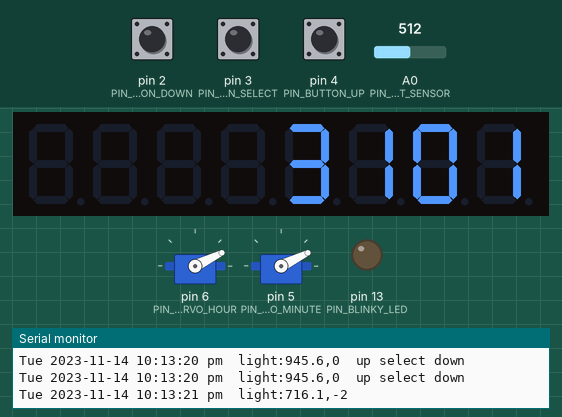
Recording of a sketch running on a simulated Arduino Uno, built with avr-gcc and run on an emulated ATmega328P. On the bench: 2 × servo, 8-digit seven-segment display, output pins drawn as LEDs (lit = HIGH), the last lines printed to the serial monitor. The inputs (shaded band) are chosen by the test bench; at power-on: pin 3 (PIN_BUTTON_SELECT) LOW, pin 2 (PIN_BUTTON_DOWN) LOW, pin 4 (PIN_BUTTON_UP) LOW, A0 (PIN_LIGHT_SENSOR) = 512. The local clock reads 2024-03-15 10:24:30 at power-on unless the sketch sets it; EEPROM starts erased.

Above: at 1.2 s.
1.3 s: pin 3 (PIN_BUTTON_SELECT) pulled HIGH for 0.15 s
At 1.86 s:
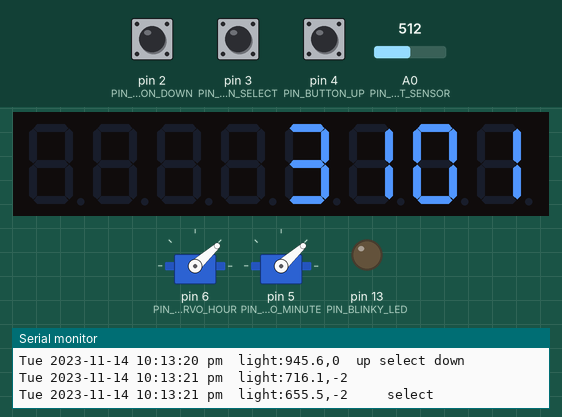
2.0 s: pin 2 (PIN_BUTTON_DOWN) pulled HIGH for 0.15 s
At 2.66 s:
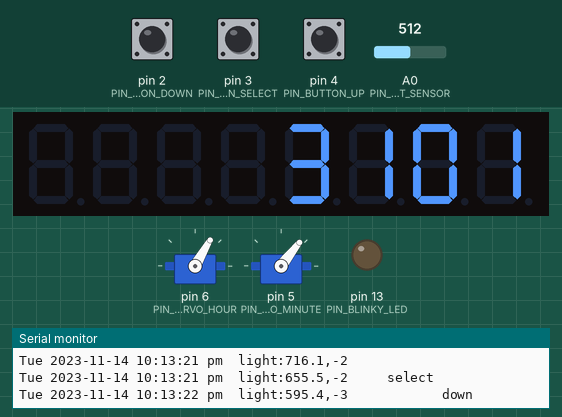
2.7 s: pin 4 (PIN_BUTTON_UP) pulled HIGH for 0.15 s
At 4.3 s:
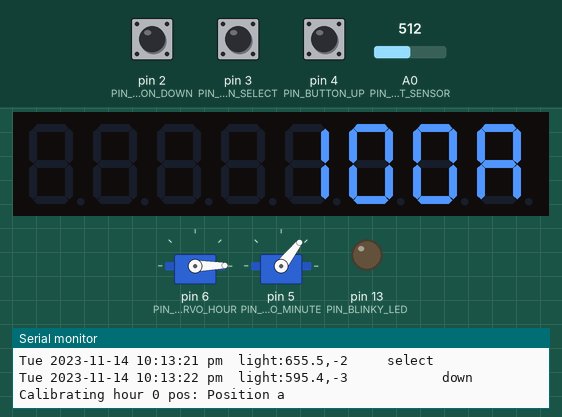
5.0 s: pin 3 (PIN_BUTTON_SELECT) pulled HIGH for 1 s
At 7.2 s:
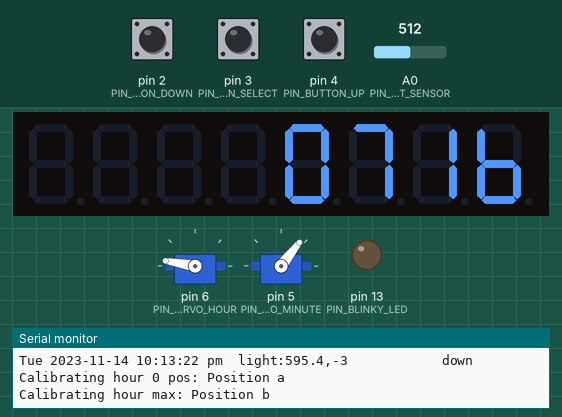
7.5 s: pin 3 (PIN_BUTTON_SELECT) pulled HIGH for 0.15 s
At 8.8 s:
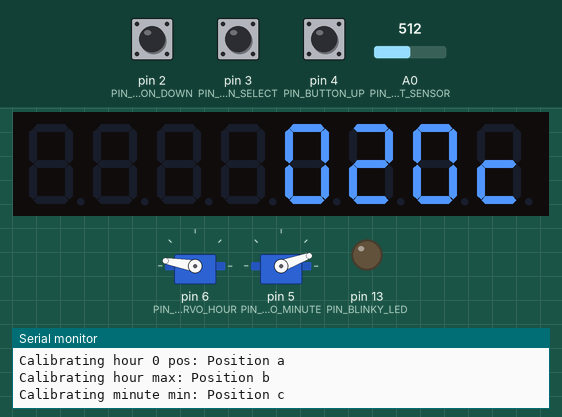
9.1 s: pin 3 (PIN_BUTTON_SELECT) pulled HIGH for 3.2 s
At 13.3 s:
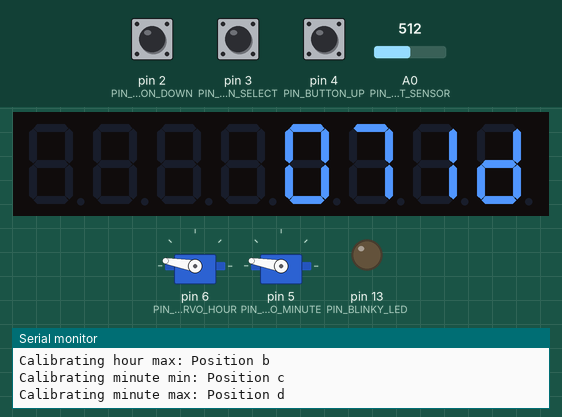
Timing chart, 0 to 14.8 s (numbered marks = the images above; inputs shaded):
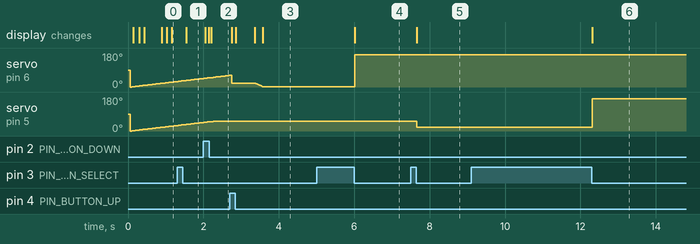

The sketch:

dual_servo_clock.ino
```cpp
#include <LedControl.h>
#include <Wire.h>
#include <RtcDS1307.h>
#include <Servo.h>
#include <EEPROM.h>

// example RTC code modified from :
// https://github.com/Makuna/Rtc/blob/master/examples/DS1307_Simple/DS1307_Simple.ino

// LED Display Code from:
// https://playground.arduino.cc/Main/LedControl/

// Daylight Savings time calculation:
// https://stackoverflow.com/questions/5590429/calculating-daylight-saving-time-from-only-date

// Pin 13 has an LED connected on most Arduino boards, including this clock
#define PIN_BLINKY_LED    13

// System constants
#define LOOP_PERIOD       10
#define COLON_BLINK_TIME (100 / LOOP_PERIOD)
#define BUTTON_HOLD_TIME (1000 / LOOP_PERIOD)

// LED Controller pins
#define PIN_LED_CONTROLLER_DATA   10
#define PIN_LED_CONTROLLER_CLK    9
#define PIN_LED_CONTROLLER_LOAD   8

#define LED_BRIGHTNESS_MIN        0
#define LED_BRIGHTNESS_MAX        16
#define LED_BRIGHTNESS_DEFAULT    6

// Servo pins and constants
#define PIN_SERVO_HOUR            6
#define PIN_SERVO_MINUTE          5

#define SERVO_MIN         1
#define SERVO_MAX         180
#define SERVO_MIN_DEFAULT 20
#define SERVO_MAX_DEFAULT 170

#define SERVO_SPEED  0.3

// Button pin setup. We create button UI state variables below
#define PIN_BUTTON_UP 4
#define PIN_BUTTON_DOWN 2
#define PIN_BUTTON_SELECT 3

// Light sensor photo resistor
#define PIN_LIGHT_SENSOR            A0

#define LIGHT_SENSOR_AMBIENT        950
#define LIGHT_SENSOR_GAIN           100

#define LIGHT_SENSOR_LPF            100.0


// Configuration information related to an individual servo. We
// store a min and max value.
struct ServoConfig {
  uint8_t min;
  uint8_t max;
};

// An aggregate of all configuration we need to store. We store servo
// configuration for each servo, and a display brightness.
struct Configuration {
  ServoConfig hour_servo;
  ServoConfig minute_servo;
  uint8_t display_brightness;
  bool DST_when_time_set;

  // Returns a sensible set of default configuration, for use only on fresh
  // boards where we've never performed a calibration, or if the calibration is
  // lost due to memory corruption.
  static Configuration Default() {
    Configuration c;
    c.hour_servo.min = SERVO_MIN_DEFAULT;
    c.hour_servo.max = SERVO_MAX_DEFAULT;
    c.minute_servo.min = SERVO_MIN_DEFAULT;
    c.minute_servo.max = SERVO_MAX_DEFAULT;
    c.display_brightness = LED_BRIGHTNESS_DEFAULT;
    c.DST_when_time_set = false;
    return c;
  }
};

// We serialize the configuration to nonvolatile memory as a flat binary blob
// with a checksum.
struct SavedConfiguration {
  Configuration config;
  uint16_t checksum;
};

// Fletcher16 is a simple checksum algorithm which is sensitive to
// byte ordering.
uint16_t Fletcher16(const void *p, size_t size) {
  uint16_t sum1 = 0;
  uint16_t sum2 = 0;
  const uint8_t *data = static_cast<const uint8_t *>(p);

  for (int i = 0; i < size; ++i) {
    sum1 = (sum1 + data[i]) % 255;
    sum2 = (sum2 + sum1) % 255;
  }

  return (sum1 << 8) | (sum2 & 0xff);
}

// Writes the given configuration object into EEPROM, along with a checksum so
// that we can ensure it's valid when it is read out again.
void WriteConfigurationToEeprom(const Configuration &config) {
  SavedConfiguration serialized;
  serialized.config = config;
  serialized.checksum = Fletcher16(&config, sizeof(Configuration));

  const uint8_t *data = reinterpret_cast<const uint8_t *>(&serialized);
  for (int i = 0; i < sizeof(serialized); ++i) {
    EEPROM.write(i, data[i]);
  }
}

// Read a serialized configuration object out of EEPROM, and verify the checksum
// is correct. If the checksum is not correct, this may be due to EEPROM
// corruption or a fresh IC which has never had any configuration stored.
bool LoadConfigurationFromEeprom(Configuration *config) {
  SavedConfiguration serialized;
  uint8_t *data = reinterpret_cast<uint8_t *>(&serialized);
  for (int i = 0; i < sizeof(serialized); ++i) {
    data[i] = EEPROM.read(i);
  }

  const uint16_t checksum = Fletcher16(&serialized.config, sizeof(Configuration));
  if (checksum != serialized.checksum) {
    return false;
  }
  *config = serialized.config;
  return true;
}

// Factory calibration stored in non-volatile memory. We keep an in-memory
// working copy here, and serialize it to EEPROM when there is a change.
Configuration config;


// The button object holds state related to an individual button, and provides
// common logic for reading, debouncing, and edge detection on buttons.
struct Button {
  int pin;
  bool pressed;
  bool pressed_prev;
  uint16_t held_count;

  // Initializes the button object to read from a button connected to the given
  // pin.
  void Init(int button_pin) {
    pinMode(button_pin, INPUT);
    pin = button_pin;
    pressed = false;
    pressed_prev = false;
    held_count = 0;
  }

  // Read the button pin and update the internal state, looking for edges and
  // other button events.
  void Update() {
    // Detect the edge and store it for press detection.
    pressed_prev = pressed;
    pressed = !digitalRead(pin);
    if (pressed) {
      held_count++;
      held_count = constrain(held_count, 0, BUTTON_HOLD_TIME);
    } else {
      held_count = 0;
    }
  }

  // Returns true if the button was just pressed.
  bool just_pressed() const { return (pressed && !pressed_prev); }

  // Returns true if the button was just released.
  bool just_released() const { return (!pressed && pressed_prev); }

  // Returns true if the button has been held down long enough for it to be
  // considered intentional.
  bool held() const { return (held_count == BUTTON_HOLD_TIME); }
};

// Button objects to scan and debounce the 3 buttons.
Button select_button;
Button up_button;
Button down_button;


// Light sensor
float light_sensor_lpf = LIGHT_SENSOR_AMBIENT;

void light_sensor_update() {
  int light_sensor_val = analogRead(PIN_LIGHT_SENSOR);
  light_sensor_lpf = ((float)light_sensor_val + (light_sensor_lpf * (LIGHT_SENSOR_LPF - 1.0))) / LIGHT_SENSOR_LPF;
}

int brightness_adjust() {
  // compute the light sensor brightness adjustment
  float brightness_adjust;
  brightness_adjust = (light_sensor_lpf - (float)(LIGHT_SENSOR_AMBIENT)) / (float)(LIGHT_SENSOR_GAIN) ;
  return (int)brightness_adjust;
}


// Create a new LedControl object.
// We use pins 8, 9 and 10 on the Arduino for the SPI interface
// Pin 10 is connected to the DATA IN-pin of the first MAX72XX
// Pin 9 is connected to the CLK-pin of the first MAX72XX
// Pin 8 is connected to the LOAD(/CS)-pin of the first MAX72XX
// There will only be a single MAX72XX attached to the arduino
LedControl display = LedControl(PIN_LED_CONTROLLER_DATA, PIN_LED_CONTROLLER_CLK,
                                PIN_LED_CONTROLLER_LOAD, 1);

// RTC setup.  We use a DS1307 RTC
RtcDS1307<TwoWire> Rtc(Wire);

// Maps the day IDs 0-6 to human readable day strings starting with Sunday == 0.
const char *DayOfWeekString(int DoW) {
  switch (DoW) {
  case 0:
    return "Sun";
  case 1:
    return "Mon";
  case 2:
    return "Tue";
  case 3:
    return "Wed";
  case 4:
    return "Thu";
  case 5:
    return "Fri";
  case 6:
    return "Sat";
  default:
    return "---";
  }
}


bool IsDST(const RtcDateTime *time) {
  int day = time->Day();
  int month = time->Month();
  int dow = time->DayOfWeek();

  //January, february, and december are out.
  if (month < 3 || month > 11) { return false; }
  //April to October are in
  if (month > 3 && month < 11) { return true; }
  int previousSunday = day - dow;
  //In march, we are DST if our previous sunday was on or after the 8th.
  if (month == 3) { return previousSunday >= 8; }
  //In november we must be before the first sunday to be dst.
  //That means the previous sunday must be before the 1st.
  return previousSunday <= 0;
}


uint8_t GetAdjustedHour(const RtcDateTime *timePtr, bool *pmPtr) {
  int8_t hour = (int8_t)timePtr->Hour();

  // handle DST silliness
  bool DSTNow = IsDST(timePtr);
  //Serial.print("(DST");
  if (DSTNow != config.DST_when_time_set) {
    //Serial.print("a");
    if (DSTNow) {
      // we are in DST, but the time on the RTC is standard time.  Advance one hour
      hour++;
      //Serial.print("b");
    } else {
      // we are in standard time, but the time on the RTC is DST.  Rewind one hour
      hour--;
      //Serial.print("c");
    }
  }
  //Serial.print(")");

  //wrap the hour around 24
  if (hour < 0) {
    hour += 24;
  }
  if (hour >23) {
    hour -= 24;
  }

  // handle 12-hour time silliness
  *pmPtr = false;
  if (hour == 0) {
    hour = 12;
  } else if (hour > 12) {
    hour = hour - 12;
    *pmPtr = true;
  }
  return (uint8_t)hour;
}


// Formats and writes the given time to the LED display.
void DisplayTime(const RtcDateTime *timePtr) {
  bool pm;
  uint8_t hour = GetAdjustedHour(timePtr, &pm);
  uint8_t minute = timePtr->Minute();

  // Hide the hour 10's place if the hour is less than 10
  if (hour >= 10) {
    display.setDigit(0, 0, 1, false);
  } else {
    display.setChar(0, 0, ' ', false);
  }
  display.setDigit(0, 1, hour % 10, false);
  display.setDigit(0, 2, minute / 10, false);
  display.setDigit(0, 3, minute % 10, false);
}


// Formats and prints the given time to the UART.
void PrintTime(const RtcDateTime *timePtr) {
  bool pm;
  uint8_t hour = GetAdjustedHour(timePtr, &pm);
  uint8_t minute = timePtr->Minute();
  uint8_t second = timePtr->Second();

  // format a descriptive time/date output with DOW and 12-hour format
  Serial.print(DayOfWeekString(timePtr->DayOfWeek()));
  Serial.print(" ");
  Serial.print(timePtr->Year(), DEC);
  Serial.print("-");
  Serial.print(timePtr->Month(), DEC);
  Serial.print("-");
  Serial.print(timePtr->Day(), DEC);
  Serial.print(" ");
  Serial.print(hour, DEC);
  Serial.print(":");
  if (minute < 10) {
    Serial.print("0");
  }
  Serial.print(minute, DEC);
  Serial.print(":");
  if (second < 10) {
    Serial.print("0");
  }
  Serial.print(second, DEC);
  if (pm) {
    Serial.print(" pm");
  } else {
    Serial.print(" am");
  }

  if (IsDST(timePtr)) {
    Serial.print(" dst");
  }

  Serial.print("  light:");
  //Serial.print(analogRead(PIN_LIGHT_SENSOR), DEC);
  //Serial.print(",");
  Serial.print(light_sensor_lpf, 1);
  Serial.print(",");
  Serial.print(brightness_adjust());

  if (up_button.just_pressed()) {
    Serial.print("  up");
  } else {
    Serial.print("    ");
  }
  if (select_button.just_pressed()) {
    Serial.print(" select");
  } else {
    Serial.print("       ");
  }
  if (down_button.just_pressed()) {
    Serial.print(" down");
  } else {
    Serial.print("     ");
  }

  Serial.println("");
}


// Two servo objects to control the servo positions.
Servo servo_hour;
Servo servo_minute;

// Writes the given stage ID and 8 bit value to the LED display, used for
// showing which step of the calibration process we are on.
void DisplayCalibrationStage(char stage, uint8_t value) {
  display.setChar(0, 0, stage, false);
  for (int i = 0; i < 3; ++i) {
    display.setDigit(0, 3 - i, value % 10, false);
    value /= 10;
  }
}

void DoServoCalibration(char stage, Servo *servo, uint8_t *val) {
  while (true) {
    // Update the buttons, detecting any new user input.
    up_button.Update();
    down_button.Update();
    select_button.Update();

    if (up_button.just_pressed() || up_button.held()) {
      (*val)++;
    }
    if (down_button.just_pressed() || down_button.held()) {
      (*val)--;
    }
    if (select_button.just_pressed()) {
      break;
    }
    *val = constrain(*val, SERVO_MIN, SERVO_MAX);
    DisplayCalibrationStage(stage, *val);
    servo->write(*val);

    delay(LOOP_PERIOD);
  }
}

// Run a calibration routine to find the servo limits, commiting our changes to
// EEPROM when we're done.
void DoCalibration() {
  Serial.println("Calibrating hour 0 pos: Position a");
  DoServoCalibration('a', &servo_hour, &config.hour_servo.min);
  Serial.println("Calibrating hour max: Position b");
  DoServoCalibration('b', &servo_hour, &config.hour_servo.max);
  Serial.println("Calibrating minute min: Position c");
  DoServoCalibration('c', &servo_minute, &config.minute_servo.min);
  Serial.println("Calibrating minute max: Position d");
  DoServoCalibration('d', &servo_minute, &config.minute_servo.max);
  Serial.println("Calibration done");
  WriteConfigurationToEeprom(config);
}

// The Arduino setup routine runs once when you press reset:
void setup() {
  // initialize the digital pin as an output.
  pinMode(PIN_BLINKY_LED, OUTPUT);

  // setup setial port
  Serial.begin(115200);

  // Start the I2C interface
  Wire.begin();
  Rtc.Begin();


  // Read configuration from NVM. If it fails, we initialize it to some
  // reasonable default values.
  if (!LoadConfigurationFromEeprom(&config)) {
    config = Configuration::Default();
  }

  // Setup and check the time on the RTC clock
  RtcDateTime time_compiled = RtcDateTime(__DATE__, __TIME__);
  //RtcDateTime time_compiled = RtcDateTime("Mar 05 2021", "12:23:16");

  if (!Rtc.IsDateTimeValid()) {
    if (Rtc.LastError() != 0) {
      // we have a communications error
      // see https://www.arduino.cc/en/Reference/WireEndTransmission for
      // what the number means
      Serial.print("RTC communications error = ");
      Serial.println(Rtc.LastError());
    } else {
      // Common Causes:
      //    1) first time you ran and the device wasn't running yet
      //    2) the battery on the device is low or even missing

      Serial.println("RTC lost confidence in the DateTime!");
      // following line sets the RTC to the date & time this sketch was compiled
      // it will also reset the valid flag internally unless the Rtc device is
      // having an issue

      Rtc.SetDateTime(time_compiled);
      config.DST_when_time_set = IsDST(&time_compiled);
      WriteConfigurationToEeprom(config);
    }
  }

  if (!Rtc.GetIsRunning()) {
    Serial.println("RTC was not actively running, starting now");
    Rtc.SetIsRunning(true);
  }

  Serial.print("Compile time=");
  Serial.print(uint32_t(time_compiled), DEC);
  Serial.print(" :");
  PrintTime(&time_compiled);

  RtcDateTime time_now = Rtc.GetDateTime();
  Serial.print("    RTC time=");
  Serial.print(uint32_t(time_now), DEC);
  Serial.print(" :");
  PrintTime(&time_now);

  // figure out if we should keep the RTC time or take the compiled time
  if (uint32_t(time_now) < uint32_t(time_compiled)) {
    Serial.println("RTC is older than compile time!  (Updating DateTime)");
    Rtc.SetDateTime(time_compiled);
    config.DST_when_time_set = IsDST(&time_compiled);
    WriteConfigurationToEeprom(config);
  } else if (uint32_t(time_now) > uint32_t(time_compiled)) {
    Serial.println("RTC is newer than compile time. (this is expected)");
  } else if (uint32_t(time_now) == uint32_t(time_compiled)) {
    Serial.println(
        "RTC is the same as compile time! (not expected but all is fine)");
  }

  if (config.DST_when_time_set = IsDST(&time_compiled)) {
    Serial.println("DST history ok");
  } else {
    Serial.println("DST history mis-match.  Updating DateTime");
    Rtc.SetDateTime(time_compiled);
    config.DST_when_time_set = IsDST(&time_compiled);
    WriteConfigurationToEeprom(config);
  }

  // uncomment this line to force the RTC to take the compiled time
  // Rtc.SetDateTime(time_compiled);

  // disable the square wave output
  Rtc.SetSquareWavePin(DS1307SquareWaveOut_Low);

  // setup servos
  servo_hour.attach(PIN_SERVO_HOUR);
  servo_minute.attach(PIN_SERVO_MINUTE);

  // wake up the MAX72XX from power-saving mode
  display.shutdown(0, false);
  display.setIntensity(0, config.display_brightness);

  up_button.Init(PIN_BUTTON_UP);
  down_button.Init(PIN_BUTTON_DOWN);
  select_button.Init(PIN_BUTTON_SELECT);
}

float hour_pos_current = 0;
float minute_pos_current = 0;

float ServoVelocityLimit(float current_pos, int goal_pos) {
  float goal_pos_f = (float)goal_pos;
  float diff = fabs(goal_pos_f - current_pos);
  if (diff <= SERVO_SPEED) {
    current_pos = goal_pos_f;
  } else if (goal_pos_f > current_pos) {
    current_pos += SERVO_SPEED;
  } else if (goal_pos_f < current_pos) {
    current_pos -= SERVO_SPEED;
  }
  return current_pos;
}


// Displays the given time on the minute and second hands, using pre-determined
// minimum and maximum servo values derived from our calibration process.
void UpdateServos(const Configuration &config, const RtcDateTime &time) {
  // We display 12 hour time.
  const int minute = time.Minute();
  int hour = time.Hour();
  if (hour > 12) {
    hour -= 12;
  }
  // hour servo homes at noon & midnight
  if (hour == 12) {
    hour = 0;
  }


  // Scale the 720 different possible minutes in a 12 hour span to the servo
  // values.
  int hour_pos_goal = hour * 60 + (int)minute;
  hour_pos_goal =
      map(hour_pos_goal, 0, 720, config.hour_servo.min, config.hour_servo.max);
  hour_pos_goal = constrain(hour_pos_goal, SERVO_MIN, SERVO_MAX);
  hour_pos_current = ServoVelocityLimit(hour_pos_current, hour_pos_goal);
  servo_hour.write(hour_pos_current);

  // Scale the 60 different possible minutes in a 1 hour span to the servo
  // values.
  int minute_pos_goal =
      map(minute, 0, 60, config.minute_servo.min, config.minute_servo.max);
  minute_pos_goal = constrain(minute_pos_goal, SERVO_MIN, SERVO_MAX);
  minute_pos_current = ServoVelocityLimit(minute_pos_current, minute_pos_goal);
  servo_minute.write(minute_pos_current);
}

// State used in the loop, which must be global because of the way arduino
// exposes the loop() function. Rather than declaring this on the stack in main
// we make it global so the values persist between loop iterations.
uint8_t second_old = 0;
uint16_t colon_blink_counter = 0;
bool skipPrint = false;

// Arduino provides a main() function that will repeatedly call loop() in a loop
// as fast as possible. We can fill loop() with code that we want to run
// periodically, and then provide rate limiting so that it runs at a regular
// period.
void loop() {
  // Update the buttons, detecting any new user input.
  up_button.Update();
  down_button.Update();
  select_button.Update();
  light_sensor_update();

  // Holding down the select button triggers the servo calibration routine.
  if (select_button.held()) {
    DoCalibration();
  }

  // Check for display brightness updates, and commit changes to EEPROM.
  const uint8_t led_brightness_old = config.display_brightness;
  RtcDateTime now = Rtc.GetDateTime();
  if (up_button.just_pressed()) {
    //Serial.println("up");
    PrintTime(&now);
    skipPrint = true;
    if (config.display_brightness < LED_BRIGHTNESS_MAX) {
      config.display_brightness++;
    }
  }
  if (down_button.just_pressed()) {
    //Serial.println("down");
    PrintTime(&now);
    skipPrint = true;
    if (config.display_brightness > LED_BRIGHTNESS_MIN) {
      config.display_brightness--;
    }
  }
  if (select_button.just_pressed()) {
    //Serial.println("select");
    PrintTime(&now);
    skipPrint = true;
  }
  if (led_brightness_old != config.display_brightness) {
    //display.setIntensity(0, config.display_brightness);
    WriteConfigurationToEeprom(config);
  }
  display.setIntensity(0, constrain(config.display_brightness + brightness_adjust(), LED_BRIGHTNESS_MIN, LED_BRIGHTNESS_MAX));

  // Check the time, and whenever a second has passed, blink the colon and
  // ensure the time is up to date.
  UpdateServos(config, now);

  if (now.Second() != second_old) {
    DisplayTime(&now);
    if (!skipPrint) {
      PrintTime(&now);
    }
    skipPrint = false;
    colon_blink_counter = COLON_BLINK_TIME;
  }
  second_old = now.Second();

  // Count down some number of loop ticks before turning the colon back off.
  // It's turned back on every second by the code above.
  if (colon_blink_counter > 0) {
    display.setChar(0, 4, ' ', true);
    colon_blink_counter--;
  } else {
    display.setChar(0, 4, ' ', false);
  }
  // Rate limit the loop
  delay(LOOP_PERIOD);
}
```

Measured:
- after the input at 1.3 s, servo on pin 5 (PIN_SERVO_MINUTE): moves from 29° to 45° over 0.64 s, starting at once
- after the input at 5.0 s, servo on pin 6 (PIN_SERVO_HOUR): 1° → 170° after 1.0 s; the display: changes after 1.0 s (image 4)
- after the input at 7.5 s, servo on pin 5 (PIN_SERVO_MINUTE): 52° → 20° after 0.15 s; the display: changes after 0.15 s (image 5)
- after the input at 9.1 s, servo on pin 5 (PIN_SERVO_MINUTE): 20° → 170° after 3.2 s; the display: changes after 3.2 s (image 6)
